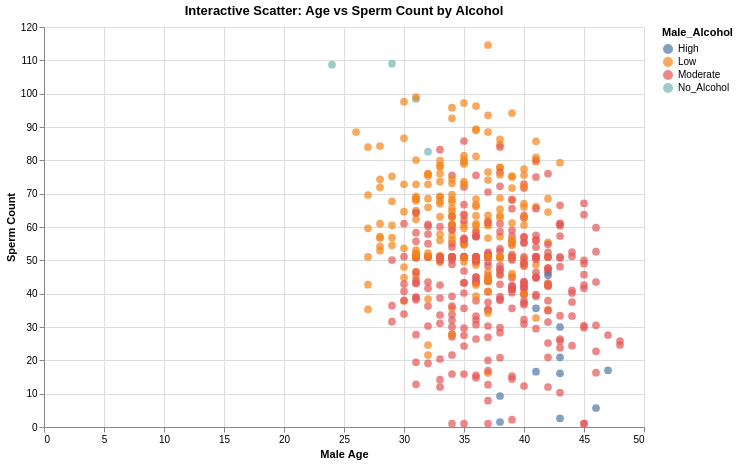

Here is the notebook cell this chart was saved with:
### Code cell
# Altair is perfect for creating interactive, 
# web-friendly visualizations where hovering over data points reveals exactly which rows might be outliers.

import altair as alt

# Using a subset of rows to keep rendering fast
df_alt = df[['Male_Age', 'Sperm_Count_M_per_mL', 'Male_Alcohol']].dropna().head(500)

chart = alt.Chart(df_alt).mark_circle(size=60).encode(
    x=alt.X('Male_Age', title='Male Age'),
    y=alt.Y('Sperm_Count_M_per_mL', title='Sperm Count'),
    color='Male_Alcohol',
    tooltip=['Male_Age', 'Sperm_Count_M_per_mL', 'Male_Alcohol']
).interactive().properties(
    title='Interactive Scatter: Age vs Sperm Count by Alcohol',
    width=600,
    height=400
)

# Just type the variable name to display it inline!
chart

### Figure 1 — Vega-Lite specification as saved in the notebook (floating-point values rounded to 4 significant figures; data arrays with more than 128 entries replaced by an {"elided": "..."} marker saying what was removed)
{"config": {"view": {"continuousWidth": 300, "continuousHeight": 300}}, "data": {"name": "data-566ec5e9ed43817bd389dfb190b84f63"}, "mark": {"type": "circle", "size": 60}, "encoding": {"color": {"field": "Male_Alcohol", "type": "nominal"}, "tooltip": [{"field": "Male_Age", "type": "quantitative"}, {"field": "Sperm_Count_M_per_mL", "type": "quantitative"}, {"field": "Male_Alcohol", "type": "nominal"}], "x": {"field": "Male_Age", "title": "Male Age", "type": "quantitative"}, "y": {"field": "Sperm_Count_M_per_mL", "title": "Sperm Count", "type": "quantitative"}}, "height": 400, "params": [{"name": "param_10", "select": {"type": "interval", "encodings": ["x", "y"]}, "bind": "scales"}], "title": "Interactive Scatter: Age vs Sperm Count by Alcohol", "width": 600, "$schema": "https://vega.github.io/schema/vega-lite/v5.20.1.json", "datasets": {"data-566ec5e9ed43817bd389dfb190b84f63": {"elided": "500 records"}}}
